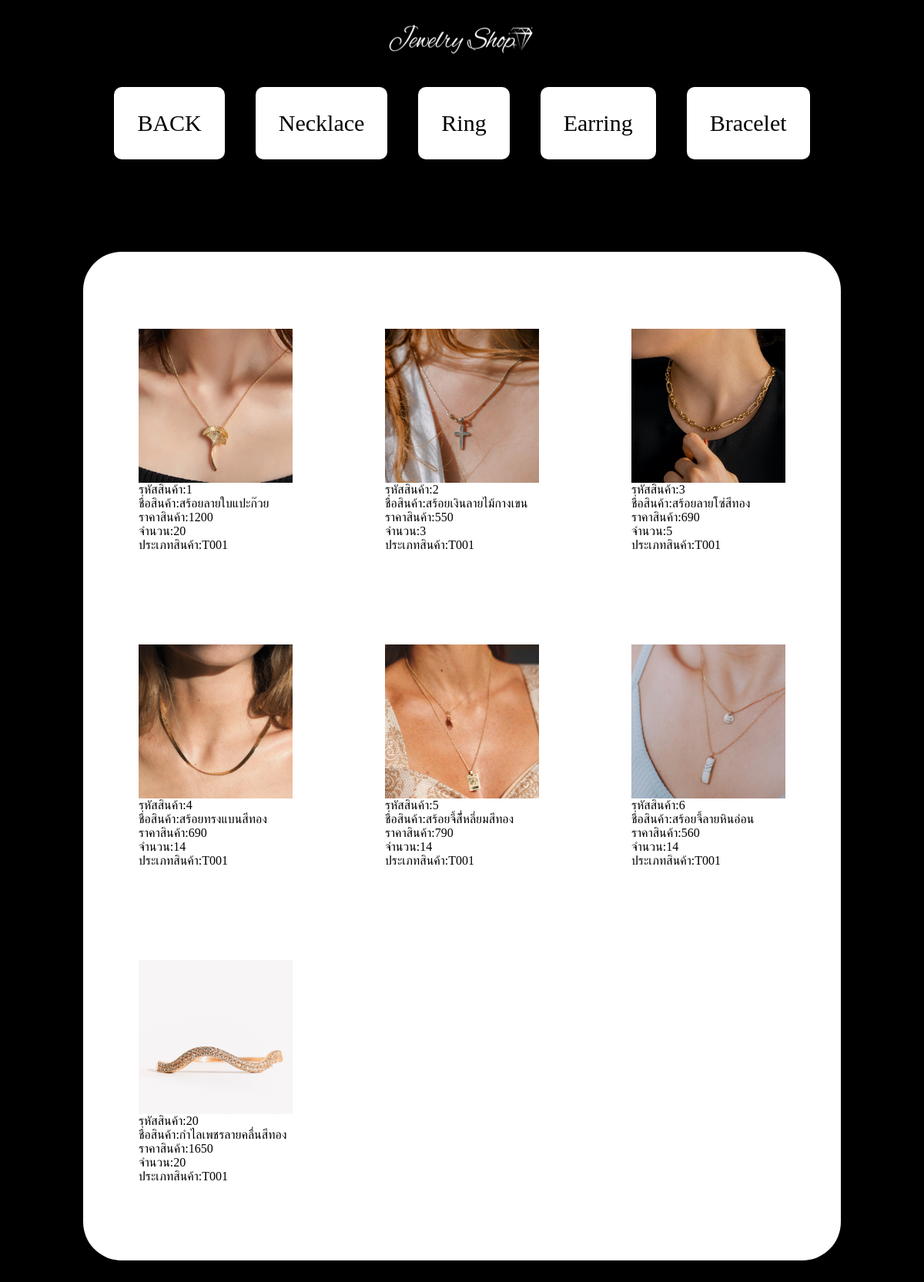
Page /projectweb/T001.php on the committed database.
### tables this page shows
CREATE TABLE `product` (
  `id_product` int(50) NOT NULL,
  `name_product` varchar(50) NOT NULL,
  `price_product` decimal(10,0) NOT NULL,
  `num_product` int(11) NOT NULL,
  `id_type` varchar(50) NOT NULL
);

### projectweb/T001.php (the view)
<?php include "connect2.php"?>
<html>
<head><meta charset="utf-8">
<link href="style/style_ad.css" rel="stylesheet">
</head>
<body>
<header><img src="img_decorate/jewshop5.png" width="200" height="40" ></header>
<nav>
    <a href="homead.php">BACK</a><a href="T001.php">Necklace</a><a href="T002.php">Ring</a><a href="T003.php">Earring</a><a href="T004.php">Bracelet</a>
    </nav>
    <section class=T00>
<?php
$stmt = $pdo->prepare("SELECT * FROM `product` WHERE id_type='T001'");
$stmt->execute();
while ($row = $stmt->fetch()) {
?>
<article class="detailpro">
<img src='img_decorate/product1/<?= $row["id_product"]?>.jpg' width='200'><br>
รหัสสินค้า:<?=$row["id_product"]?><br>
ชื่อสินค้า:<?=$row ["name_product"]?><br>
ราคาสินค้า:<?=$row ["price_product"]?><br>
จำนวน:<?=$row ["num_product"]?><br>
ประเภทสินค้า:<?=$row ["id_type"]?><br>
</article>
<?php
} ?>
</section>
</body>
</html>

### projectweb/style/style_ad.css (style rules this page uses)
nav { text-align:center; }
nav a { display: inline-flex; text-align:center; font-size:30px; border-radius:10px; margin:20px; padding:30px; background:white; color:black; }
body { background-color:black; }
header { background-color:black; display: flex; justify-content:center; height: 85px; align-items: center; }
a:link { text-decoration:none; }
.T00 { display: grid; grid-template-columns: repeat(3,1fr); grid-template-columns: auto auto auto; grid-gap: 120px; justify-content: center; padding: 100px; background-color:white; margin:100px 100px; border-radius:50px; }
.detailpro { justify-content: center; width: 200; }

### rows in the picture
product: shows a picture, id_product "1", name_product "สร้อยลายใบแปะก๊วย", price_product "1200", num_product "20", id_type "T001"
product: shows a picture, id_product "2", name_product "สร้อยเงินลายไม้กางเขน", price_product "550", num_product "3", id_type "T001"
product: shows a picture, id_product "3", name_product "สร้อยลายโซ่สีทอง", price_product "690", num_product "5", id_type "T001"
product: shows a picture, id_product "4", name_product "สร้อยทรงแบนสีทอง", price_product "690", num_product "14", id_type "T001"
product: shows a picture, id_product "5", name_product "สร้อยจี้สี่้หลี่ยมสีทอง", price_product "790", num_product "14", id_type "T001"
product: shows a picture, id_product "6", name_product "สร้อยจี้ลายหินอ่อน", price_product "560", num_product "14", id_type "T001"
product: shows a picture, id_product "20", name_product "กำไลเพชรลายคลื่นสีทอง", price_product "1650", num_product "20", id_type "T001"
